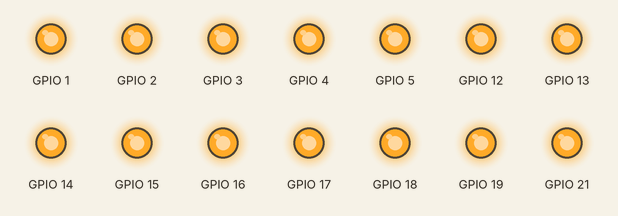
A sketch run on a simulated ESP32. Parts: output pins drawn as LEDs (lit = HIGH).

Above: at 0.1 s.
Timing chart, 0 to 1.6 s (numbered marks = the images above):
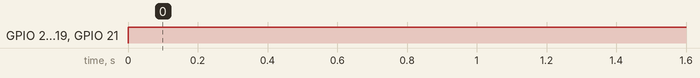

Measured:
- by itself, GPIO 2–5, GPIO 12–19, GPIO 21: LOW → HIGH at 0.00 s

The sketch:

sketch_dec27a.ino
```cpp
void setup() {
   pinMode(1, OUTPUT);
   pinMode(2, OUTPUT);
   pinMode(3, OUTPUT);
   pinMode(4, OUTPUT);
   pinMode(5, OUTPUT);
   pinMode(12, OUTPUT);
   pinMode(13, OUTPUT);
   pinMode(14, OUTPUT);
   pinMode(15, OUTPUT);
   pinMode(16, OUTPUT);
   pinMode(17, OUTPUT);
   pinMode(18, OUTPUT);
   pinMode(19, OUTPUT);
   pinMode(21, OUTPUT);
   pinMode(22, OUTPUT);
   pinMode(23, OUTPUT);
   pinMode(25, OUTPUT);
   pinMode(26, OUTPUT);
   pinMode(27, OUTPUT);
   pinMode(32, OUTPUT);
   pinMode(33, OUTPUT);
   pinMode(34, OUTPUT);
   pinMode(35, OUTPUT);
   pinMode(36, OUTPUT);
   pinMode(39, OUTPUT);
}
void loop() {
  digitalWrite(1, HIGH);
  digitalWrite(2, HIGH);
  digitalWrite(3, HIGH);
  digitalWrite(4, HIGH);
  digitalWrite(5, HIGH);
  digitalWrite(12, HIGH);
  digitalWrite(13, HIGH);
  digitalWrite(14, HIGH);
  digitalWrite(15, HIGH);
  digitalWrite(16, HIGH);
  digitalWrite(17, HIGH);
  digitalWrite(18, HIGH);
  digitalWrite(19, HIGH);
  digitalWrite(21, HIGH);
  digitalWrite(22, HIGH);
  digitalWrite(23, HIGH);
  digitalWrite(25, HIGH);
  digitalWrite(26, HIGH);
  digitalWrite(27, HIGH);
  digitalWrite(32, HIGH);
  digitalWrite(33, HIGH);
  digitalWrite(34, HIGH);
  digitalWrite(35, HIGH);
  digitalWrite(36, HIGH);
  digitalWrite(39, HIGH);
}
```
